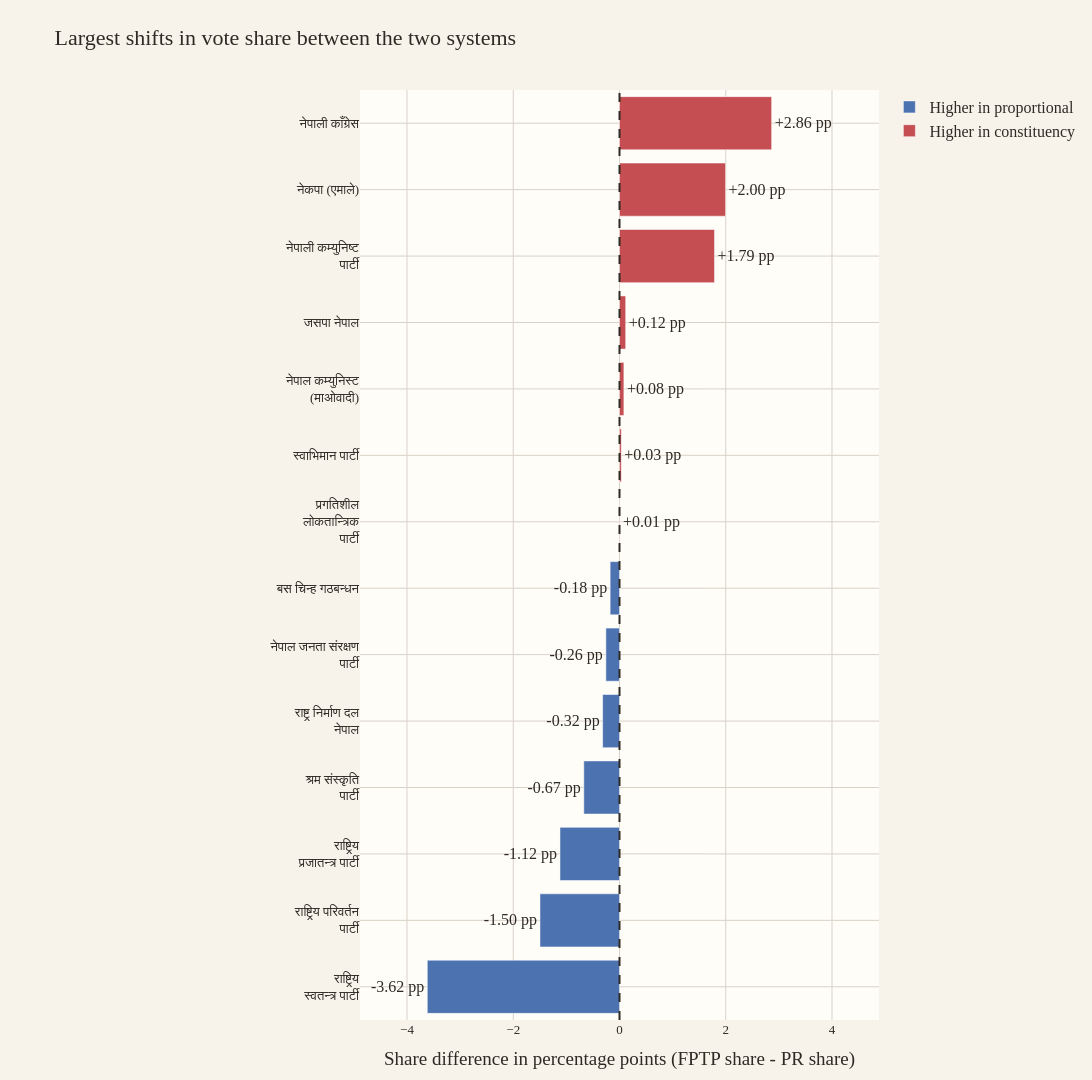

Notebook cell for this chart:
### Markdown cell above
## 7. Biggest positive and negative share shifts

This focuses on share change rather than raw vote totals. Positive values mean a party's share is higher in constituency vote totals than in proportional votes.

### Code cell
gap_view = matched[matched['pr_votes'] >= 5000].copy()
gap_view = gap_view.sort_values('share_gap_pct_points')
focus_gap = pd.concat([gap_view.head(7), gap_view.tail(7)]).drop_duplicates().sort_values('share_gap_pct_points')
focus_gap['gap_text'] = focus_gap['share_gap_pct_points'].map(lambda x: f'{x:+.2f} pp')
focus_gap['direction'] = np.where(focus_gap['share_gap_pct_points'] >= 0, 'Higher in constituency', 'Higher in proportional')
gap_extent = max(abs(focus_gap['share_gap_pct_points'].min()), abs(focus_gap['share_gap_pct_points'].max()))

fig = px.bar(
    focus_gap,
    x='share_gap_pct_points',
    y='party_label',
    color='direction',
    orientation='h',
    text='gap_text',
    color_discrete_map={'Higher in constituency': COLOR_POS, 'Higher in proportional': COLOR_NEG},
    title='Largest shifts in vote share between the two systems',
    hover_name='party_name',
)
fig.update_traces(textposition='outside', cliponaxis=False)
fig.add_vline(x=0, line_dash='dash', line_color=COLOR_TEXT, line_width=2)
style_figure(fig, height=1080, width=1600, margin=dict(l=360, r=190, t=90, b=60))
fig.update_xaxes(title='Share difference in percentage points (FPTP share - PR share)', range=[-gap_extent * 1.35, gap_extent * 1.35])
fig.update_yaxes(title='')
save_figure(fig, 'vote_type_share_shift.png')
fig.show()

### Figure 1 — Plotly figure (JSON) as saved in the notebook; plotly's stock layout.template omitted (floating-point values rounded to 4 significant figures)
{"data": [{"cliponaxis": false, "hovertemplate": "<b>%{hovertext}</b><br><br>direction=Higher in proportional<br>share_gap_pct_points=%{x}<br>party_label=%{y}<br>gap_text=%{text}<extra></extra>", "hovertext": ["राष्ट्रिय स्वतन्त्र पार्टी", "राष्ट्रिय परिवर्तन पार्टी", "राष्ट्रिय प्रजातन्त्र पार्टी", "श्रम संस्कृति पार्टी", "राष्ट्र निर्माण दल नेपाल", "नेपाल जनता संरक्षण पार्टी", "एकल चिन्ह बस (नेपाल संघीय समाजवादी पार्टी/बहुजन एकता पार्टी नेपाल/नेपाल जनजागृति पार्टी)"], "legendgroup": "Higher in proportional", "marker": {"color": "#4c72b0", "pattern": {"shape": ""}}, "name": "Higher in proportional", "orientation": "h", "showlegend": true, "text": ["-3.62 pp", "-1.50 pp", "-1.12 pp", "-0.67 pp", "-0.32 pp", "-0.26 pp", "-0.18 pp"], "textposition": "outside", "type": "bar", "x": [-3.618, -1.497, -1.12, -0.6721, -0.3174, -0.2567, -0.1762], "xaxis": "x", "y": ["राष्ट्रिय<br>स्वतन्त्र पार्टी", "राष्ट्रिय परिवर्तन<br>पार्टी", "राष्ट्रिय<br>प्रजातन्त्र पार्टी", "श्रम संस्कृति<br>पार्टी", "राष्ट्र निर्माण दल<br>नेपाल", "नेपाल जनता संरक्षण<br>पार्टी", "बस चिन्ह गठबन्धन"], "yaxis": "y"}, {"cliponaxis": false, "hovertemplate": "<b>%{hovertext}</b><br><br>direction=Higher in constituency<br>share_gap_pct_points=%{x}<br>party_label=%{y}<br>gap_text=%{text}<extra></extra>", "hovertext": ["प्रगतिशील लोकतान्त्रिक पार्टी", "स्वाभिमान पार्टी", "नेपाल कम्युनिस्ट पार्टी (माओवादी)", "जनता समाजवादी पार्टी, नेपाल", "नेपाली कम्युनिष्ट पार्टी", "नेपाल कम्युनिष्ट पार्टी (एकीकृत मार्क्सवादी लेनिनवादी)", "नेपाली काँग्रेस"], "legendgroup": "Higher in constituency", "marker": {"color": "#c44e52", "pattern": {"shape": ""}}, "name": "Higher in constituency", "orientation": "h", "showlegend": true, "text": ["+0.01 pp", "+0.03 pp", "+0.08 pp", "+0.12 pp", "+1.79 pp", "+2.00 pp", "+2.86 pp"], "textposition": "outside", "type": "bar", "x": [0.009393, 0.03328, 0.08269, 0.1166, 1.789, 1.996, 2.864], "xaxis": "x", "y": ["प्रगतिशील<br>लोकतान्त्रिक<br>पार्टी", "स्वाभिमान पार्टी", "नेपाल कम्युनिस्ट<br>(माओवादी)", "जसपा नेपाल", "नेपाली कम्युनिष्ट<br>पार्टी", "नेकपा (एमाले)", "नेपाली काँग्रेस"], "yaxis": "y"}], "layout": {"barmode": "relative", "font": {"color": "#2f2a24", "family": "Kohinoor Devanagari", "size": 16}, "height": 1080, "legend": {"title": {"text": ""}, "tracegroupgap": 0}, "margin": {"b": 60, "l": 360, "r": 190, "t": 90}, "paper_bgcolor": "#f7f3ea", "plot_bgcolor": "#fffdf8", "shapes": [{"line": {"color": "#2f2a24", "dash": "dash", "width": 2}, "type": "line", "x0": 0, "x1": 0, "xref": "x", "y0": 0, "y1": 1, "yref": "y domain"}], "title": {"text": "Largest shifts in vote share between the two systems"}, "width": 1600, "xaxis": {"anchor": "y", "automargin": true, "domain": [0, 1], "gridcolor": "#d9d2c7", "range": [-4.885, 4.885], "showgrid": true, "tickfont": {"size": 13}, "title": {"text": "Share difference in percentage points (FPTP share - PR share)"}, "zeroline": false}, "yaxis": {"anchor": "x", "automargin": true, "domain": [0, 1], "gridcolor": "#d9d2c7", "showgrid": true, "tickfont": {"size": 13}, "title": {"text": ""}, "zeroline": false}}}
